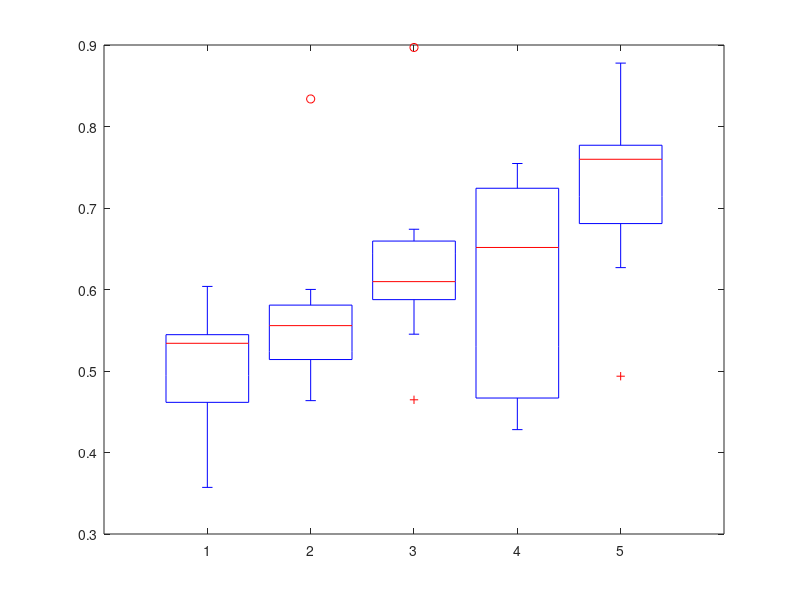

Reproduce this figure in MATLAB. (Note: this script raises an error after producing the figure.)
% plot confusion matrices from python code 
activities = {'Sit','Stairs Dw','Stairs Up','Stand','Walk'};
thres = 0.6; %for text color

%% BOX PLOT 4 models
load ./PyCode/results.csv
data = results;
figure;
bp = boxplot(data);
set(bp,'linewidth',2);
ylim([0.3 1])
ylabel('Balanced Accuracy','FontSize',12)
set(gca,'Box','off','XTick',[1:4],'XTickLabel',{'Healthy','Impairment-Specific','Patient-Specific','Patient&Device-Specific'},'YTick',[0.1:0.1:1],'TickDir','out','LineWidth',2,'FontSize',12,'FontWeight','bold');

%Change box border to black
b = get(get(gca,'children'),'children');   % Get the handles of all the objects
t = get(b,'tag');   % List the names of all the objects 
box1 = b(9:12);   %The 7th object is the first box
set(box1, 'Color', 'k');   % Set the color of the first box

%Change box fill
h = findobj(gca,'Tag','Box');
patch(get(h(1),'XData'),get(h(1),'YData'),[0 1 0],'FaceAlpha',0.2);
patch(get(h(2),'XData'),get(h(2),'YData'),[0 0 1],'FaceAlpha',0.35);
patch(get(h(3),'XData'),get(h(3),'YData'),[0.8 0.81 0.17],'FaceAlpha',0.2);
patch(get(h(4),'XData'),get(h(4),'YData'),[1 0 0],'FaceAlpha',0.2);

saveas(gcf,'BoxplotBacc.jpg')


%% BOX PLOT 5 models
load ./PyCode/results.csv
data = results;
figure;
bp = boxplot(data);
set(bp,'linewidth',2);
ylim([0.3 1])
ylabel('Balanced Accuracy','FontSize',12)
set(gca,'Box','off','XTick',[1:5],'XTickLabel',{'Healthy','Impairment-Specific','Device-Specific', 'Patient-Specific' 'Patient & Device-Specific'},...
    'XTickLabelRotation',45,'YTick',[0.1:0.1:1],'TickDir','out','LineWidth',2,'FontSize',12,'FontWeight','bold');

%Change box border to black
b = get(get(gca,'children'),'children');   % Get the handles of all the objects
t = get(b,'tag');   % List the names of all the objects 
h = findobj(gca,'Tag','Box');
%box1 = b(9:12);   %The 7th object is the first box
set(h, 'Color', 'k');   % Set the color of the first box

%Change box fill
patch(get(h(1),'XData'),get(h(1),'YData'),[0 1 0],'FaceAlpha',0.2);
patch(get(h(2),'XData'),get(h(2),'YData'),[0 0 1],'FaceAlpha',0.35);
patch(get(h(3),'XData'),get(h(3),'YData'),[0.8 0.4 0.17],'FaceAlpha',0.4); %ISpecCBR
patch(get(h(4),'XData'),get(h(4),'YData'),[0.8 0.81 0.17],'FaceAlpha',0.2); %ISpec
patch(get(h(5),'XData'),get(h(5),'YData'),[1 0 0],'FaceAlpha',0.2); %healthy

saveas(gcf,'BoxplotBacc.jpg')

%% CONFUSION MATRICES
%Healthy 
%load cmats for 
load ./PyCode/cmatHealthy.mat

S1 = double(S1);
S2 = double(S2);
S5 = double(S5);
S6 = double(S6);
S8 = double(S8);
S11 = double(S11);
S14 = double(S14);
S15 = double(S15);
S16 = double(S16);
S19 = double(S19);

results = [];
results(1).cmat = S1;     
results(2).cmat = S2;
results(3).cmat = S5;     
results(4).cmat = S6;
results(5).cmat = S8;     
results(6).cmat = S11;
results(7).cmat = S14;     
results(8).cmat = S15;
results(9).cmat = S16;     
results(10).cmat = S19;


%plot confusion matrix (sum across all subjects)
cmat_all = zeros(5,5);
for s = 1:length(results)
    cmat_all = results(s).cmat + cmat_all;
end
correctones = sum(cmat_all,2);
correctones = repmat(correctones,[1 length(activities)]);
cmat_all = cmat_all./correctones

figure, 
imagesc(cmat_all); 
colormap(gray)
colormap(flipud(colormap))
[cmin,cmax] = caxis;
caxis([0,1]) %set colormap to 0 1
ax = gca;
ax.XTick = 1:size(activities,2);
ax.YTick = 1:size(activities,2);
set(gca,'XTickLabel',activities)%'FontSize',14)
set(gca,'YTickLabel',activities)%'FontSize',14)
ax.XTickLabelRotation = 45;
axis square
title('Healthy model','FontSize',14), hold on
%add text
for i = 1:length(activities)
    for j = 1:length(activities)
        if cmat_all(i,j) > thres
            col = [1 1 1];
        else
            col = [0 0 0];
        end
        text(i-0.2,j,sprintf('%.3f',cmat_all(j,i)),'FontSize',14,'FontWeight','bold','Color',col);
    end
end
saveas(gcf,'cmatHealthy.jpg')


%% Global Patients SCO
clear results
%load cmats
load ./PyCode/cmatISpec.mat

S1 = double(S1);
S2 = double(S2);
S5 = double(S5);
S6 = double(S6);
S8 = double(S8);
S11 = double(S11);
S14 = double(S14);
S15 = double(S15);
S16 = double(S16);
S19 = double(S19);

results = [];
results(1).cmat = S1;     
results(2).cmat = S2;
results(3).cmat = S5;     
results(4).cmat = S6;
results(5).cmat = S8;     
results(6).cmat = S11;
results(7).cmat = S14;     
results(8).cmat = S15;
results(9).cmat = S16;     
results(10).cmat = S19;


%plot confusion matrix (sum across all subjects)
cmat_all = zeros(5,5);
for s = 1:length(results)
    cmat_all = results(s).cmat + cmat_all;
end
correctones = sum(cmat_all,2);
correctones = repmat(correctones,[1 length(activities)]);
cmat_all = cmat_all./correctones

figure, 
imagesc(cmat_all); 
colormap(gray)
colormap(flipud(colormap))
[cmin,cmax] = caxis;
caxis([0,1]) %set colormap to 0 1
ax = gca;
ax.XTick = 1:size(activities,2);
ax.YTick = 1:size(activities,2);
set(gca,'XTickLabel',activities)%'FontSize',14)
set(gca,'YTickLabel',activities)%'FontSize',14)
ax.XTickLabelRotation = 45;
axis square
title('Impairment Specific model','FontSize',14), hold on
%add text
for i = 1:length(activities)
    for j = 1:length(activities)
        if cmat_all(i,j) > thres
            col = [1 1 1];
        else
            col = [0 0 0];
        end
        text(i-0.2,j,sprintf('%.3f',cmat_all(j,i)),'FontSize',14,'FontWeight','bold','Color',col);
    end
end
saveas(gcf,'cmatISpec.jpg')



%% Global Patients CBR
clear results
%load cmats
load ./PyCode/cmatISpecCBR.mat

S1 = double(S1);
S2 = double(S2);
S5 = double(S5);
S6 = double(S6);
S8 = double(S8);
S11 = double(S11);
S14 = double(S14);
S15 = double(S15);
S16 = double(S16);
S19 = double(S19);

results = [];
results(1).cmat = S1;     
results(2).cmat = S2;
results(3).cmat = S5;     
results(4).cmat = S6;
results(5).cmat = S8;     
results(6).cmat = S11;
results(7).cmat = S14;     
results(8).cmat = S15;
results(9).cmat = S16;     
results(10).cmat = S19;


%plot confusion matrix (sum across all subjects)
cmat_all = zeros(5,5);
for s = 1:length(results)
    cmat_all = results(s).cmat + cmat_all;
end
correctones = sum(cmat_all,2);
correctones = repmat(correctones,[1 length(activities)]);
cmat_all = cmat_all./correctones

figure, 
imagesc(cmat_all); 
colormap(gray)
colormap(flipud(colormap))
[cmin,cmax] = caxis;
caxis([0,1]) %set colormap to 0 1
ax = gca;
ax.XTick = 1:size(activities,2);
ax.YTick = 1:size(activities,2);
set(gca,'XTickLabel',activities)%'FontSize',14)
set(gca,'YTickLabel',activities)%'FontSize',14)
ax.XTickLabelRotation = 45;
axis square
title('Device Specific model','FontSize',14), hold on
%add text
for i = 1:length(activities)
    for j = 1:length(activities)
        if cmat_all(i,j) > thres
            col = [1 1 1];
        else
            col = [0 0 0];
        end
        text(i-0.2,j,sprintf('%.3f',cmat_all(j,i)),'FontSize',14,'FontWeight','bold','Color',col);
    end
end
saveas(gcf,'cmatISpecCBR.jpg')

%% Patient specific
clear results
%load cmats
load ./PyCode/cmatPSpec.mat

S1 = double(S1);
S2 = double(S2);
S5 = double(S5);
S6 = double(S6);
S8 = double(S8);
S11 = double(S11);
S14 = double(S14);
S15 = double(S15);
S16 = double(S16);
S19 = double(S19);

results = [];
results(1).cmat = S1;     
results(2).cmat = S2;
results(3).cmat = S5;     
results(4).cmat = S6;
results(5).cmat = S8;     
results(6).cmat = S11;
results(7).cmat = S14;     
results(8).cmat = S15;
results(9).cmat = S16;     
results(10).cmat = S19;


%plot confusion matrix (sum across all subjects)
cmat_all = zeros(5,5);
for s = 1:length(results)
    cmat_all = results(s).cmat + cmat_all;
end
correctones = sum(cmat_all,2);
correctones = repmat(correctones,[1 length(activities)]);
cmat_all = cmat_all./correctones

figure, 
imagesc(cmat_all); 
colormap(gray)
colormap(flipud(colormap))
[cmin,cmax] = caxis;
caxis([0,1]) %set colormap to 0 1
ax = gca;
ax.XTick = 1:size(activities,2);
ax.YTick = 1:size(activities,2);
set(gca,'XTickLabel',activities)%'FontSize',14)
set(gca,'YTickLabel',activities)%'FontSize',14)
ax.XTickLabelRotation = 45;
axis square
title('Patient Specific model','FontSize',14), hold on
%add text
for i = 1:length(activities)
    for j = 1:length(activities)
        if cmat_all(i,j) > thres
            col = [1 1 1];
        else
            col = [0 0 0];
        end
        text(i-0.2,j,sprintf('%.3f',cmat_all(j,i)),'FontSize',14,'FontWeight','bold','Color',col);
    end
end
saveas(gcf,'cmatPSpec.jpg')

%% Patient and Device Specific 
clear results
%load cmats
load ./PyCode/cmatDSpec.mat

S1 = double(S1);
S2 = double(S2);
S5 = double(S5);
S6 = double(S6);
S8 = double(S8);
S11 = double(S11);
S14 = double(S14);
S15 = double(S15);
S16 = double(S16);
S19 = double(S19);

results = [];
results(1).cmat = S1;     
results(2).cmat = S2;
results(3).cmat = S5;     
results(4).cmat = S6;
results(5).cmat = S8;     
results(6).cmat = S11;
results(7).cmat = S14;     
results(8).cmat = S15;
results(9).cmat = S16;     
results(10).cmat = S19;


%plot confusion matrix (sum across all subjects)
cmat_all = zeros(5,5);
for s = 1:length(results)
    cmat_all = results(s).cmat + cmat_all;
end
correctones = sum(cmat_all,2);
correctones = repmat(correctones,[1 length(activities)]);
cmat_all = cmat_all./correctones

figure, 
imagesc(cmat_all); 
colormap(gray)
colormap(flipud(colormap))
[cmin,cmax] = caxis;
caxis([0,1]) %set colormap to 0 1
ax = gca;
ax.XTick = 1:size(activities,2);
ax.YTick = 1:size(activities,2);
set(gca,'XTickLabel',activities)%'FontSize',14)
set(gca,'YTickLabel',activities)%'FontSize',14)
ax.XTickLabelRotation = 45;
axis square
title('Patient & Device Specific model','FontSize',14), hold on
%add text
for i = 1:length(activities)
    for j = 1:length(activities)
        if cmat_all(i,j) > thres
            col = [1 1 1];
        else
            col = [0 0 0];
        end
        text(i-0.2,j,sprintf('%.3f',cmat_all(j,i)),'FontSize',14,'FontWeight','bold','Color',col);
    end
end
saveas(gcf,'cmatPDSpec.jpg')

%% Plot Global models simulations
%Estimate median rather than the mean
figure
%Healthy
mat_BACC = csvread('./PyCode/results_GlobalH.csv');
%Plot results
hold on
N = size(mat_BACC,2); %number of patients
%sem = std(mat_BACC,[],1)./sqrt(size(mat_BACC,1)); %standard error of the mean
%stddev = std(mat_BACC,[],1); %standard error of the mean
%errorbar(1:N,avg,sem,'ko-','LineWidth',2,'markerfacecolor','k');
mu = zeros(1,size(mat_BACC,2)); %stores bootsrapped mean
CI_boot = zeros(2,size(mat_BACC,2)); %stores upper and lower CI bounds
CI_bars = zeros(2,size(mat_BACC,2)); %CI relative to the mean)
Nboot = 1000;
for b = 1:size(mat_BACC,2)
    bootstat1 = bootstrp(Nboot,@median,mat_BACC(:,b));
    mu(b) = median(bootstat1);
    CI_boot(:,b) = bootci(Nboot,{@median,mat_BACC(:,b)},'alpha',0.05);
    CI_bars(:,b) = abs(CI_boot(:,b) - mu(b));
end
h1 = shadedErrorBar(1:N,mu,flipud(CI_bars),{'r-o','markerfacecolor','r'},1);

%y = (a-b)*exp(-c*x)+b;
expfit = fittype('(a - b)*exp(-c*x) +b',...
    'dependent',{'y'},'independent',{'x'},...
    'coefficients',{'a','b','c'});
x = 1:N; y = mu;
[myfitH,gofH,outputH] = fit(x',y',expfit);
plot(myfitH,x,y)


%Patients SCO
mat_BACC = csvread('./PyCode/results_GlobalP.csv');
hold on
N = size(mat_BACC,2); %number of patients
x = 1:N;
avg = mean(mat_BACC,1); %average
%sem = std(mat_BACC,[],1)./sqrt(size(mat_BACC,1)); %standard error of the mean
%stddev = std(mat_BACC,[],1); %standard error of the mean
%errorbar(1:N,avg,sem,'ko-','LineWidth',2,'markerfacecolor','k');
mu = zeros(1,size(mat_BACC,2)); %stores bootsrapped mean
CI_boot = zeros(2,size(mat_BACC,2)); %stores upper and lower CI bounds
CI_bars = zeros(2,size(mat_BACC,2)); %CI relative to the mean)
Nboot = 1000;
for b = 1:size(mat_BACC,2)
    bootstat1 = bootstrp(Nboot,@median,mat_BACC(:,b));
    mu(b) = median(bootstat1);
    CI_boot(:,b) = bootci(Nboot,{@median,mat_BACC(:,b)},'alpha',0.05);
    CI_bars(:,b) = abs(CI_boot(:,b) - mu(b));
end
h4 = shadedErrorBar(1:N,mu,flipud(CI_bars),{'-o','Color',[0 0 0.8],'MarkerFaceColor',[0 0 0.8]},1);
%[1 0.8 0]
x = 1:N; y = mu;
[myfitSCO,gofSCO,outputSCO] = fit(x',y',expfit);
plot(myfitSCO,x,y)

%Patients CBR
mat_BACC = csvread('./PyCode/results_GlobalP_CBR.csv');
hold on
N = size(mat_BACC,2); %number of patients
x = 1:N;
avg = mean(mat_BACC,1); %average
%sem = std(mat_BACC,[],1)./sqrt(size(mat_BACC,1)); %standard error of the mean
%stddev = std(mat_BACC,[],1); %standard error of the mean
%errorbar(1:N,avg,sem,'ko-','LineWidth',2,'markerfacecolor','k');
mu = zeros(1,size(mat_BACC,2)); %stores bootsrapped mean
CI_boot = zeros(2,size(mat_BACC,2)); %stores upper and lower CI bounds
CI_bars = zeros(2,size(mat_BACC,2)); %CI relative to the mean)
Nboot = 1000;
for b = 1:size(mat_BACC,2)
    bootstat1 = bootstrp(Nboot,@median,mat_BACC(:,b));
    mu(b) = median(bootstat1);
    CI_boot(:,b) = bootci(Nboot,{@median,mat_BACC(:,b)},'alpha',0.05);
    CI_bars(:,b) = abs(CI_boot(:,b) - mu(b));
end
h5 = shadedErrorBar(1:N,mu,flipud(CI_bars),{'-o','Color',[0 0.5 0],'MarkerFaceColor',[0 0.5 0]},1);
%[1 0.5 0]
x = 1:N; y = mu;
[myfitCBR,gofCBR,outputCBR] = fit(x',y',expfit);
plot(myfitCBR,x,y)

%Final plot
xlabel('Number of subjects trained on','FontSize',14);
ylabel('Medan Balanced Accuracy','FontSize',14);
% title('Global Models Performance','FontSize',14)
xlim([1 11])
% ylim([0.45 0.7])
legend([h1.mainLine h4.mainLine h5.mainLine],'Healthy Model','Impairment-Specific Model','Device-Specific Model','Location','southeast')
set(gca,'Box','off','XTick',[1:11],'YTick',[0.1:0.05:1],'TickDir','out','LineWidth',2,'FontSize',14,'FontWeight','bold','XGrid','off');
saveas(gcf,'globalmodelsims.jpg')
